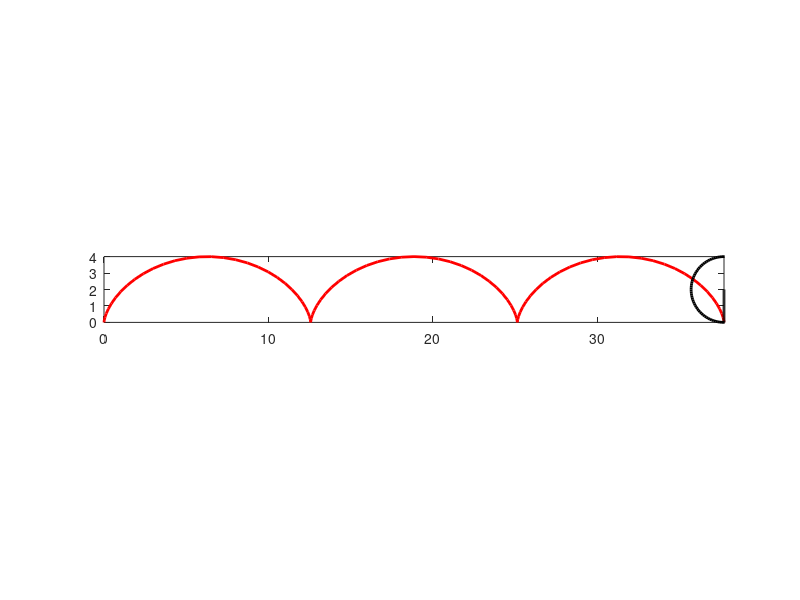

The MATLAB script that drew this image:
clear
clc
r = 2;
thetaMax = 6 * pi;
thetaRange = linspace(0, thetaMax, 101);

figure(1)
for i = 1 : length(thetaRange)
    Theta = thetaRange(i);
    
    theta = linspace(0, Theta, 101);
    x = r * (theta - sin(theta));
    y = r * (1 - cos(theta));
    
    angle = linspace(0, 2 * pi, 101);
    aa = r * Theta + r * cos(angle);
    bb = r + r * sin(angle);
    
    rRange = linspace(0, r, 101);
    cc = r * Theta - rRange * sin(Theta);
    dd = r - rRange * cos(Theta);
    
    plot(x, y, 'r', 'linewidth', 2)
    hold on
    plot(aa, bb, 'k', 'linewidth', 2)
    hold on
    plot(cc, dd, 'k', 'linewidth', 2)
    hold off
    axis equal
    axis([0 thetaMax * r 0 2 * r])
    pause(0.1)
end